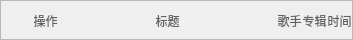
                                 <widget class="QWidget" name="scrollAreaWidgetContents_6">
                                  <property name="geometry">
                                   <rect>
                                    <x>0</x>
                                    <y>0</y>
                                    <width>353</width>
                                    <height>40</height>
                                   </rect>
                                  </property>
                                  <layout class="QVBoxLayout" name="verticalLayout_37">
                                   <property name="spacing">
                                    <number>0</number>
                                   </property>
                                   <property name="leftMargin">
                                    <number>0</number>
                                   </property>
                                   <property name="topMargin">
                                    <number>0</number>
                                   </property>
                                   <property name="rightMargin">
                                    <number>0</number>
                                   </property>
                                   <property name="bottomMargin">
                                    <number>0</number>
                                   </property>
                                   <item>
                                    <widget class="QFrame" name="frame_music_all_41">
                                     <property name="minimumSize">
                                      <size>
                                       <width>0</width>
                                       <height>40</height>
                                      </size>
                                     </property>
                                     <property name="maximumSize">
                                      <size>
                                       <width>16777215</width>
                                       <height>40</height>
                                      </size>
                                     </property>
                                     <property name="styleSheet">
                                      <string notr="true">QPushButton{
	border:none;
	color:rgb(98, 98, 98);
	text-align :center;
}
QPushButton:hover{  
	padding-bottom:4px; 
}
QPushButton:focus {
      color: rgb(255, 192, 2);;
      outline: 0px;
    }</string>
                                     </property>
                                     <property name="frameShape">
                                      <enum>QFrame::StyledPanel</enum>
                                     </property>
                                     <property name="frameShadow">
                                      <enum>QFrame::Raised</enum>
                                     </property>
                                     <layout class="QHBoxLayout" name="horizontalLayout_69">
                                      <property name="spacing">
                                       <number>0</number>
                                      </property>
                                      <property name="leftMargin">
                                       <number>0</number>
                                      </property>
                                      <property name="topMargin">
                                       <number>0</number>
                                      </property>
                                      <property name="rightMargin">
                                       <number>0</number>
                                      </property>
                                      <property name="bottomMargin">
                                       <number>0</number>
                                      </property>
                                      <item>
                                       <widget class="QPushButton" name="pushButton_music_all_241">
                                        <property name="minimumSize">
                                         <size>
                                          <width>0</width>
                                          <height>40</height>
                                         </size>
                                        </property>
                                        <property name="maximumSize">
                                         <size>
                                          <width>40</width>
                                          <height>16777215</height>
                                         </size>
                                        </property>
                                        <property name="text">
                                         <string/>
                                        </property>
                                       </widget>
                                      </item>
                                      <item>
                                       <widget class="QPushButton" name="pushButton_music_all_242">
                                        <property name="minimumSize">
                                         <size>
                                          <width>0</width>
                                          <height>40</height>
                                         </size>
                                        </property>
                                        <property name="maximumSize">
                                         <size>
                                          <width>50</width>
                                          <height>16777215</height>
                                         </size>
                                        </property>
                                        <property name="text">
                                         <string>操作</string>
                                        </property>
                                       </widget>
                                      </item>
                                      <item>
                                       <widget class="QPushButton" name="pushButton_music_all_243">
                                        <property name="minimumSize">
                                         <size>
                                          <width>219</width>
                                          <height>40</height>
                                         </size>
                                        </property>
                                        <property name="maximumSize">
                                         <size>
                                          <width>219</width>
                                          <height>16777215</height>
                                         </size>
                                        </property>
                                        <property name="text">
                                         <string>标题</string>
                                        </property>
                                       </widget>
                                      </item>
                                      <item>
                                       <widget class="QPushButton" name="pushButton_music_all_244">
                                        <property name="minimumSize">
                                         <size>
                                          <width>0</width>
                                          <height>40</height>
                                         </size>
                                        </property>
                                        <property name="maximumSize">
                                         <size>
                                          <width>90</width>
                                          <height>16777215</height>
                                         </size>
                                        </property>
                                        <property name="text">
                                         <string>歌手</string>
                                        </property>
                                       </widget>
                                      </item>
                                      <item>
                                       <widget class="QPushButton" name="pushButton_music_all_245">
                                        <property name="minimumSize">
                                         <size>
                                          <width>0</width>
                                          <height>40</height>
                                         </size>
                                        </property>
                                        <property name="maximumSize">
                                         <size>
                                          <width>198</width>
                                          <height>16777215</height>
                                         </size>
                                        </property>
                                        <property name="text">
                                         <string>专辑</string>
                                        </property>
                                       </widget>
                                      </item>
                                      <item>
                                       <widget class="QPushButton" name="pushButton_music_all_246">
                                        <property name="minimumSize">
                                         <size>
                                          <width>0</width>
                                          <height>40</height>
                                         </size>
                                        </property>
                                        <property name="maximumSize">
                                         <size>
                                          <width>50</width>
                                          <height>16777215</height>
                                         </size>
                                        </property>
                                        <property name="text">
                                         <string>时间</string>
                                        </property>
                                       </widget>
                                      </item>
                                     </layout>
                                    </widget>
                                   </item>
                                   <item>
                                    <spacer name="verticalSpacer_5">
                                     <property name="orientation">
                                      <enum>Qt::Vertical</enum>
                                     </property>
                                     <property name="sizeHint" stdset="0">
                                      <size>
                                       <width>20</width>
                                       <height>40</height>
                                      </size>
                                     </property>
                                    </spacer>
                                   </item>
                                  </layout>
                                 </widget>
